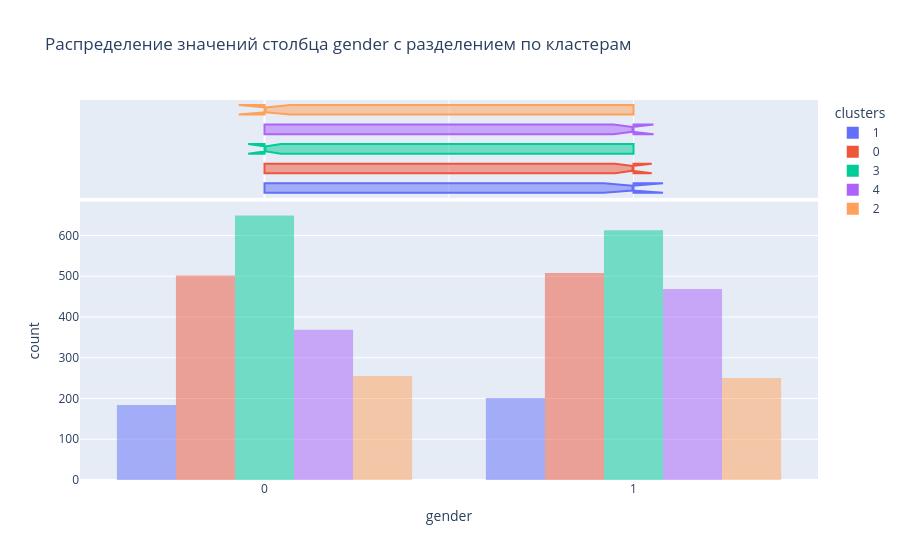

Notebook source saved alongside this figure:
### Code cell
# Для сравнения признаков использую функцию display_histogram
display_histogram("gender")

### Figure 1 — Plotly figure (JSON) as saved in the notebook; plotly's stock layout.template omitted (floating-point values rounded to 4 significant figures; data arrays with more than 128 entries replaced by an {"elided": "..."} marker saying what was removed)
{"data": [{"alignmentgroup": "True", "bingroup": "x", "hovertemplate": "clusters=1<br>gender=%{x}<br>count=%{y}<extra></extra>", "legendgroup": "1", "marker": {"color": "#636efa", "opacity": 0.5, "pattern": {"shape": ""}}, "name": "1", "offsetgroup": "1", "orientation": "v", "showlegend": true, "type": "histogram", "x": {"elided": "385 int values"}, "xaxis": "x", "yaxis": "y"}, {"alignmentgroup": "True", "hovertemplate": "clusters=1<br>gender=%{x}<extra></extra>", "legendgroup": "1", "marker": {"color": "#636efa"}, "name": "1", "notched": true, "offsetgroup": "1", "showlegend": false, "type": "box", "x": {"elided": "385 int values"}, "xaxis": "x2", "yaxis": "y2"}, {"alignmentgroup": "True", "bingroup": "x", "hovertemplate": "clusters=0<br>gender=%{x}<br>count=%{y}<extra></extra>", "legendgroup": "0", "marker": {"color": "#EF553B", "opacity": 0.5, "pattern": {"shape": ""}}, "name": "0", "offsetgroup": "0", "orientation": "v", "showlegend": true, "type": "histogram", "x": {"elided": "1010 int values"}, "xaxis": "x", "yaxis": "y"}, {"alignmentgroup": "True", "hovertemplate": "clusters=0<br>gender=%{x}<extra></extra>", "legendgroup": "0", "marker": {"color": "#EF553B"}, "name": "0", "notched": true, "offsetgroup": "0", "showlegend": false, "type": "box", "x": {"elided": "1010 int values"}, "xaxis": "x2", "yaxis": "y2"}, {"alignmentgroup": "True", "bingroup": "x", "hovertemplate": "clusters=3<br>gender=%{x}<br>count=%{y}<extra></extra>", "legendgroup": "3", "marker": {"color": "#00cc96", "opacity": 0.5, "pattern": {"shape": ""}}, "name": "3", "offsetgroup": "3", "orientation": "v", "showlegend": true, "type": "histogram", "x": {"elided": "1262 int values"}, "xaxis": "x", "yaxis": "y"}, {"alignmentgroup": "True", "hovertemplate": "clusters=3<br>gender=%{x}<extra></extra>", "legendgroup": "3", "marker": {"color": "#00cc96"}, "name": "3", "notched": true, "offsetgroup": "3", "showlegend": false, "type": "box", "x": {"elided": "1262 int values"}, "xaxis": "x2", "yaxis": "y2"}, {"alignmentgroup": "True", "bingroup": "x", "hovertemplate": "clusters=4<br>gender=%{x}<br>count=%{y}<extra></extra>", "legendgroup": "4", "marker": {"color": "#ab63fa", "opacity": 0.5, "pattern": {"shape": ""}}, "name": "4", "offsetgroup": "4", "orientation": "v", "showlegend": true, "type": "histogram", "x": {"elided": "838 int values"}, "xaxis": "x", "yaxis": "y"}, {"alignmentgroup": "True", "hovertemplate": "clusters=4<br>gender=%{x}<extra></extra>", "legendgroup": "4", "marker": {"color": "#ab63fa"}, "name": "4", "notched": true, "offsetgroup": "4", "showlegend": false, "type": "box", "x": {"elided": "838 int values"}, "xaxis": "x2", "yaxis": "y2"}, {"alignmentgroup": "True", "bingroup": "x", "hovertemplate": "clusters=2<br>gender=%{x}<br>count=%{y}<extra></extra>", "legendgroup": "2", "marker": {"color": "#FFA15A", "opacity": 0.5, "pattern": {"shape": ""}}, "name": "2", "offsetgroup": "2", "orientation": "v", "showlegend": true, "type": "histogram", "x": {"elided": "505 int values"}, "xaxis": "x", "yaxis": "y"}, {"alignmentgroup": "True", "hovertemplate": "clusters=2<br>gender=%{x}<extra></extra>", "legendgroup": "2", "marker": {"color": "#FFA15A"}, "name": "2", "notched": true, "offsetgroup": "2", "showlegend": false, "type": "box", "x": {"elided": "505 int values"}, "xaxis": "x2", "yaxis": "y2"}], "layout": {"barmode": "group", "legend": {"title": {"text": "clusters"}, "tracegroupgap": 0}, "title": {"text": "Распределение значений столбца gender с разделением по кластерам"}, "xaxis": {"anchor": "y", "domain": [0, 1], "title": {"text": "gender"}}, "xaxis2": {"anchor": "y2", "domain": [0, 1], "matches": "x", "showgrid": true, "showticklabels": false}, "yaxis": {"anchor": "x", "domain": [0, 0.7326], "title": {"text": "count"}}, "yaxis2": {"anchor": "x2", "domain": [0.7426, 1], "matches": "y2", "showgrid": false, "showline": false, "showticklabels": false, "ticks": ""}}}
